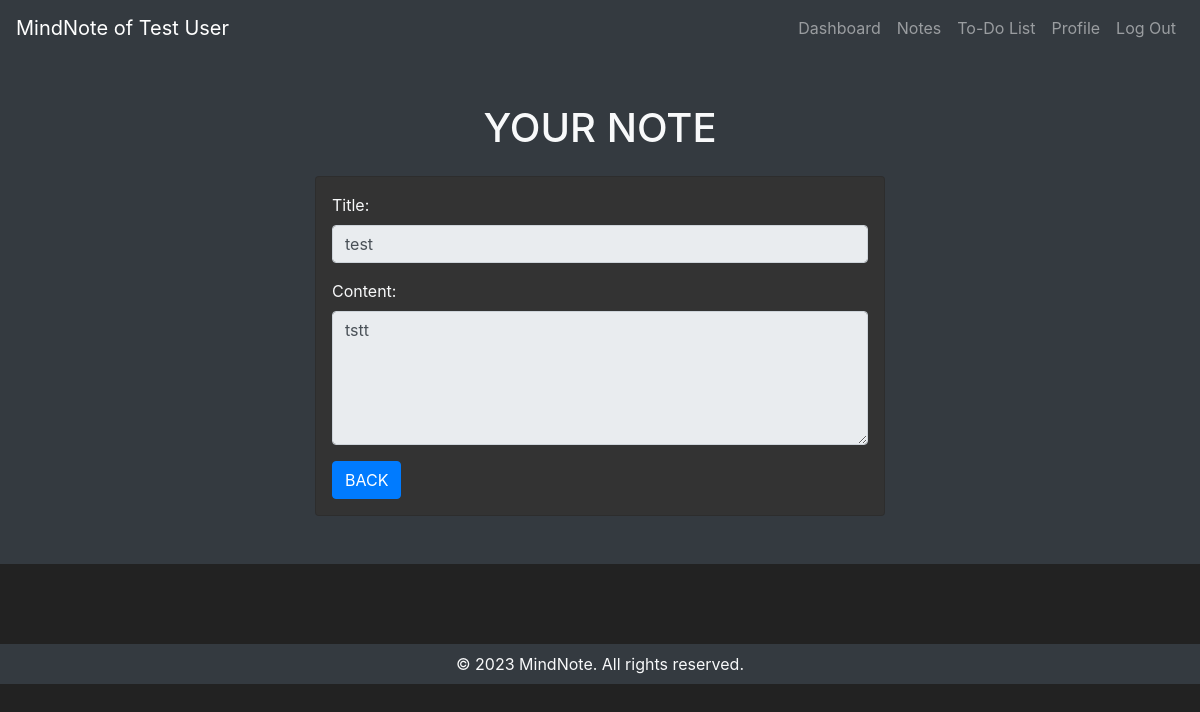
The app's page /note-view/3/ (signed in) with its own data.
### account/models.py (models this page shows, shortened)
class User(AbstractUser):
    username = None
    email = models.EmailField(unique=True)
    full_name = models.CharField(max_length=255)
    email_token = models.CharField(max_length=255, null=True, blank=True)
    forget_password = models.CharField(max_length=255, null=True, blank=True)
    last_login = models.DateTimeField(auto_now=True,null=True, blank=True)
    last_logout = models.DateTimeField(auto_now=True,null=True, blank=True)
    is_verified = models.BooleanField(default=True)
    is_staff = models.BooleanField(default=False)
    is_superuser = models.BooleanField(default=False)
    objects = UserManager()
    USERNAME_FIELD = 'email'
    REQUIRED_FIELDS = []

### core/models.py (models this page shows)
class Note(models.Model):
    title = models.CharField(max_length=50)
    note = models.TextField()
    created_at = models.DateTimeField(auto_now_add=True)
    modified_at = models.DateTimeField(auto_now=True)
    user = models.ForeignKey(settings.AUTH_USER_MODEL, on_delete=models.CASCADE)

### core/views.py (the view)
# urls.py: path('note-view/<int:pk>/', views.note_view, name="note-view"),
@login_required
def note_view(request, pk):
    title = Note.objects.filter(pk=pk, user=request.user).first()
    if request.method == "POST":
        return redirect("/note/")
    return render(request, "note_view.html", {"title": title})

### templates/note_view.html (shortened to what this page needs)
{% extends 'base.html' %}
{% block content %}
<div class="container-fluid bg-dark text-light py-5">
    <div class="row justify-content-center">
        <div class="col-md-8 col-lg-6 ">
            <h1 class="text-center mb-4">YOUR NOTE</h1>
            <div class="card p-3 dark-bg">
                <form method="POST">
                    <div class="form-group">
                        <label for="title">Title:</label>
                        <input type="text" id="title" name="title" class="form-control" readonly
                            value="{{title.title}}">
                    </div>
                    <div class="form-group">
                        <label for="content">Content:</label>
                        <textarea id="content" name="note" class="form-control" rows="5" readonly>{{title.note}}</textarea>
                    </div>
                    <button type="submit" class="btn btn-primary">BACK</button>
                </form>
            </div>
        </div>
    </div>
</div>
{% endblock %}

### templates/base.html (shortened to what this page needs)
{% load static %}
<!doctype html>
<html lang="en">
<head>
    <link rel="stylesheet" href="https://cdn.jsdelivr.net/npm/bootstrap@4.1.3/dist/css/bootstrap.min.css"
>
    <link rel="stylesheet" href="{% static 'assets/css/style.css' %}" />
    <link rel="stylesheet" href="{% static 'assets/css/all.min.css' %}" />
    <link rel="stylesheet" href="{% static 'assets/css/all.min_flaticon.css' %}" />
</head>
{% if not user.is_authenticated %}
<nav class="navbar navbar-expand-lg navbar-dark bg-dark">
    <a class="navbar-brand" href="/">MindNote</a>
    <button class="navbar-toggler" type="button" data-toggle="collapse" data-target="#navbarTogglerDemo02"
        aria-controls="navbarTogglerDemo02" aria-expanded="false" aria-label="Toggle navigation">
        <span class="navbar-toggler-icon"></span>
    </button>
    {% else %}
    <nav class="navbar navbar-expand-lg navbar-dark bg-dark">
        <a class="navbar-brand" href="">MindNote of {{user.full_name}}</a>
        {% endif %}
        {% if user.is_authenticated %}
        <div class="collapse navbar-collapse" id="navbarTogglerDemo02">
            <ul class="navbar-nav ml-auto mt-2 mt-lg-0">
                <li {% if request.path == '/home/' %} class="nav-item active" {% endif %}>
                    <a class="nav-link" href="{% url 'home' %}">Dashboard</a>
                </li>
                <li {% if request.path == '/note/' %} class="nav-item active" {% endif %}>
                    <a class="nav-link" href="{% url 'note' %}">Notes</a>
                </li>
                <li {% if request.path == '/todo/' %} class="nav-item active" {% endif %}>
                    <a class="nav-link" href="{% url 'todo'  %}">To-Do List</a>
                </li>
                <li {% if request.path == '/bio/' %} class="nav-item active" {% endif %}>
                    <a class="nav-link" href="{% url 'bio' %}">Profile</a>
                </li>
                <li {% if request.path == '/logout/' %} class="nav-item active" {% endif %}>
                    <a class="nav-link" href="{% url 'logout' %}">Log Out</a>
                </li>
            </ul>
        </div>
        {% endif %}
    </nav>
    <body>
        {% block content %}
        {% endblock %}
        <footer class="bg-dark text-light py-2">
            <div class="container">
                <p>&copy; 2023 MindNote. All rights reserved.</p>
            </div>
        </footer>
    </body>
</html>

### static/assets/css/style.css (style rules this page uses)
body { background-color: #222; color: #fff; }
footer { text-align: center; margin-top: 5rem; bottom: 0; width: 100%; height: 40px; }
.dark-bg { background-color: #333; padding: 1rem; border-radius: 0.25rem; }
@media (min-width: 991px) { .mt-lg-0 { margin-top: 0 !important; } }

### records on screen
User: full_name "Test User"
Note: title "test", note "tstt"
